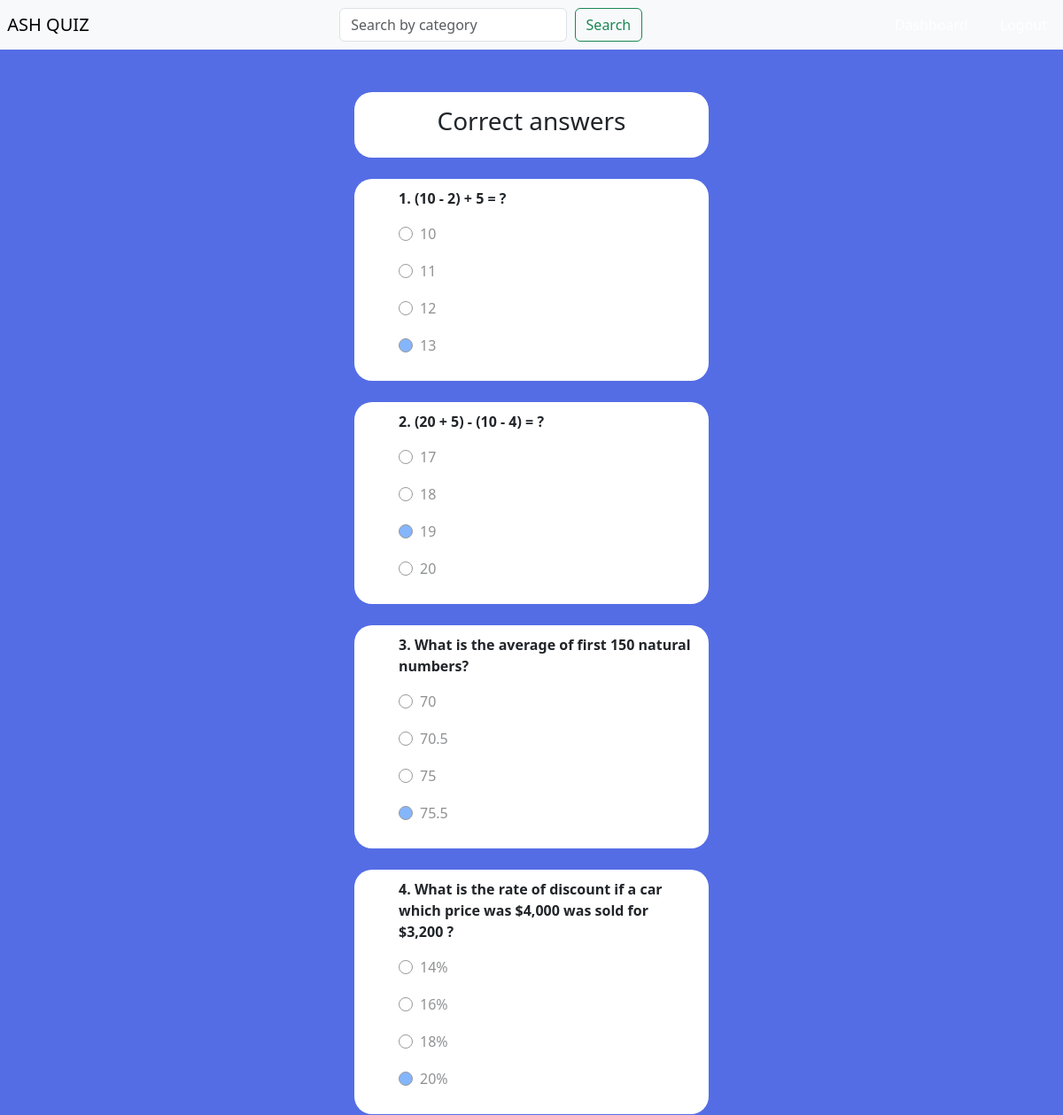
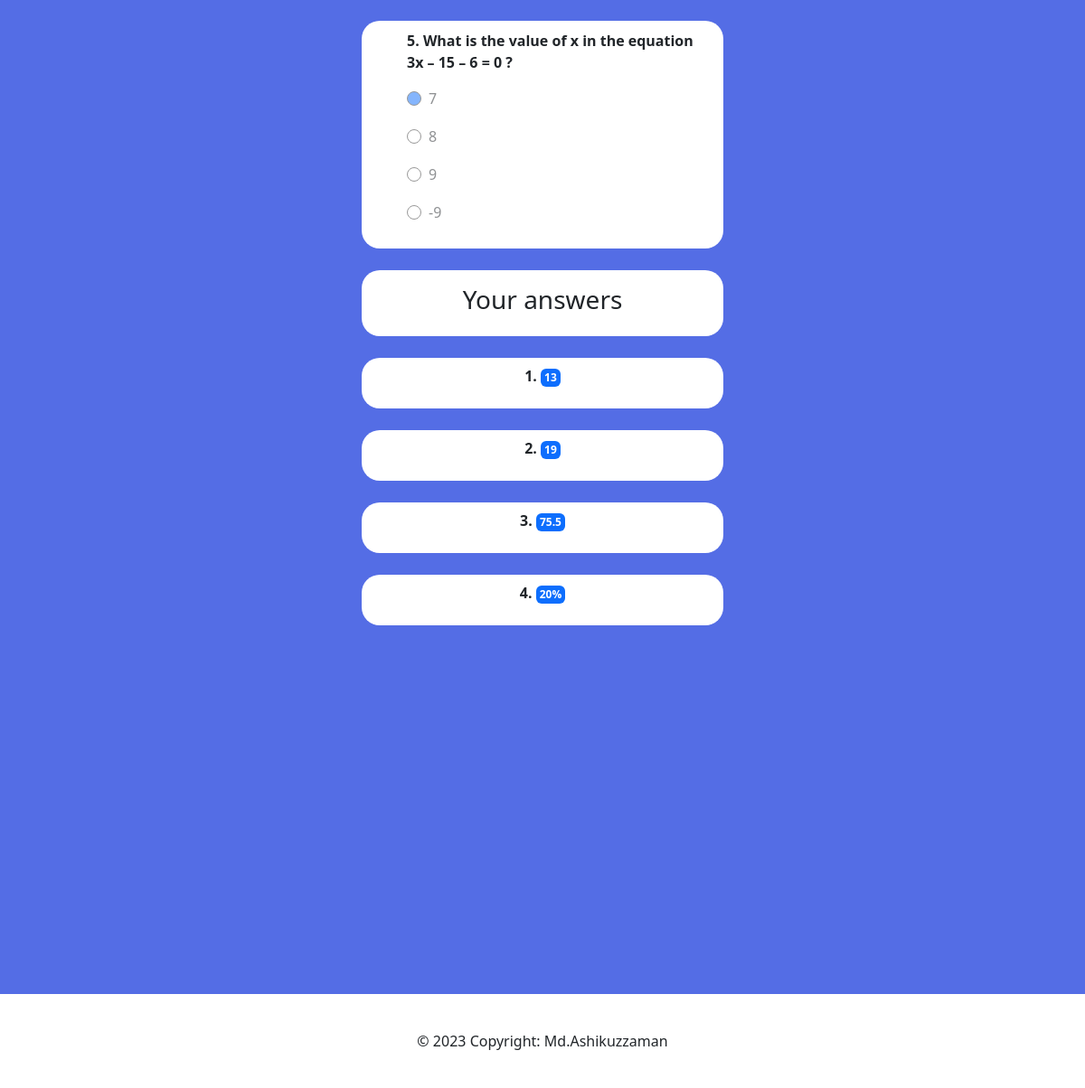
The app's page /result-details/math-101-mcq-exam/ (signed in) with its own data (2 pictures, top to bottom).
### base_app/models.py (models this page shows, shortened)
class CorrectAnswer(models.Model):
    option = models.ForeignKey(Option, on_delete=models.CASCADE)
    question = models.ForeignKey(Question, null=True, on_delete=models.SET_NULL)

class Question(models.Model):
    title = models.CharField(max_length=400)
    exam = models.ForeignKey(Exam, on_delete=models.CASCADE)

class Option(models.Model):
    title = models.CharField(max_length=300)
    question = models.ForeignKey(Question, null=True, on_delete=models.CASCADE)

### base_app/views.py (the view)
# urls.py: path('result-details/<exam_slug>/', views.result_details, name='result-details'),
@login_required(login_url='my-login')
def result_details(request, exam_slug):
    exam = Exam.objects.get(slug = exam_slug)
    questions = Question.objects.filter(exam__slug = exam_slug)
    correct_answers = CorrectAnswer.objects.filter(question__in = questions)
    correct_answer_option_titles = [answer.option.title for answer in correct_answers]
    options = Option.objects.all()
    if request.user.is_authenticated:
        try:
            submitted_answer = SubmittedAnswer.objects.get(exam = exam, submit_user = request.user)
            submitted_answers = submitted_answer.submitted_answers.split(', ')
            context = {'questions': questions, 'options': options, 'correct_answers': correct_answers, 'submitted_answers': submitted_answers, 'correct_answer_option_titles': correct_answer_option_titles}
        except SubmittedAnswer.DoesNotExist:
            context = {'questions': questions, 'options': options, 'correct_answers': correct_answers}
    else:
        context = {'questions': questions, 'options': options, 'correct_answers': correct_answers}
    return render(request, 'base_app/result-details.html', context = context)

### base_app/templates/base_app/result-details.html (shortened to what this page needs)
{% extends 'base_app/base.html' %}
{% block content %}
<div class="question-container">
    {% if request.user.is_authenticated%}
        <div class="bg-white shadow-md p-3 small-form-layout text-center">
            <h3>Correct answers</h3>
        </div>
        <br>
    {% endif %}
    <form action="" method="POST">
    {% for correct_answer in correct_answers %}
    <div class="question-card">
        <div class="question-body">
            <p><strong>{{forloop.counter}}. {{correct_answer.question.title}}</strong></p>
            {% for option in options %}
                {% if option.question == correct_answer.question %}
                    <div class="form-check">
                        {% if option == correct_answer.option and option.question == correct_answer.question %}
                            <input class="form-check-input bg-primary" type="radio" name="flexRadioDefault-{{option.question.id}}" id="flexRadioDefault-{{option.question.id}}" value="{{option.title}}" disabled>
                        {% else %}
                            <input class="form-check-input" type="radio" name="flexRadioDefault-{{option.question.id}}" id="flexRadioDefault-{{option.question.id}}" value="{{option.title}}" disabled>
                        {% endif %}
                    <label class="form-check-label" for="flexRadioDefault-{{option.question.id}}">
                        <p>{{option.title}}</p>
                    </label>
                    </div>
                {% endif %}
            {% endfor %}
        </div>
    </div>
    <br>
    {% endfor %}
</form>
{% if request.user.is_authenticated and submitted_answers%}
        <div class="bg-white shadow-md p-3 small-form-layout text-center">
            <h3>Your answers</h3>
        </div>
        <br>
        {% for answer in submitted_answers %}
            <div class="bg-white shadow-md p-2 small-form-layout text-center">
                {% if answer in correct_answer_option_titles %}
                    <p><strong>{{forloop.counter}}. <span class="badge bg-primary p-1">{{answer}}</span></strong></p>
                {% else %}
                    <p><strong>{{forloop.counter}}. <span class="badge bg-danger p-1">{{answer}}</span></strong></p>
                {% endif %}
            </div>
            <br>
        {% endfor %}
{% endif %}
</div>
<br> <br> <br> <br> <br> <br>
{% endblock %}

### static/css/style.css (style rules this page uses)
* { box-sizing: border-box; }
body { background-color: #546de5; background-attachment: fixed; background-position: center center; background-size: cover; }
.question-container { display: flex; flex-direction: column; align-items: center; }
.question-card { width: 400px; background-color: #fff; border-radius: 20px; padding: 10px 20px; }
.question-body { margin-left: 30px; }
.form-check-input { border: var(--bs-border-width) solid #333; }

### base_app/templates/base_app/result-details.html (style rules this page uses)
.small-form-layout { background-color: #546de5; width: 400px; border-radius: 20px; }

### records on screen
CorrectAnswer: question "(10 - 2) + 5 = ?"
Option: title "10"
Option: title "11"
Option: title "12"
Option: title "13"
CorrectAnswer: question "(20 + 5) - (10 - 4) = ?"
Option: title "17"
Option: title "18"
Option: title "19"
Option: title "20"
CorrectAnswer: question "What is the average of first 150 natural numbers?"
Option: title "70"
Option: title "70.5"
Option: title "75"
Option: title "75.5"
CorrectAnswer: question "What is the rate of discount if a car which price was $4,000 was sold for $3,200 ?"
Option: title "14%"
Option: title "16%"
Option: title "18%"
Option: title "20%"
CorrectAnswer: question "What is the value of x in the equation 3x – 15 – 6 = 0 ?"
Option: title "7"
Option: title "8"
Option: title "9"
Option: title "-9"

### other values on screen
{{ answer }} "13" "19" "75.5" "20%"
